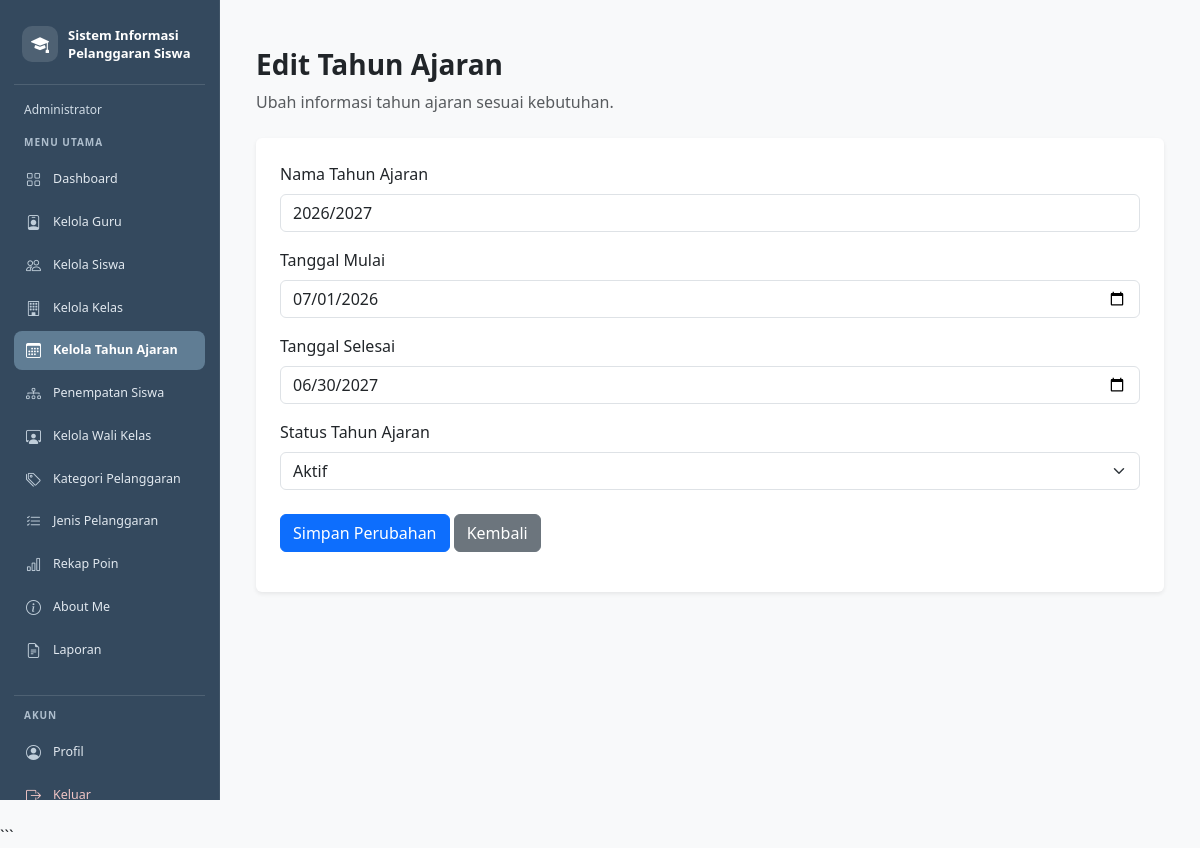
/edit_tahun_ajaran.php?id=1 (signed in), run on the app's committed database.
### tables this page shows
CREATE TABLE `t_tahun_ajaran` (
  `id` int(11) NOT NULL,
  `nama` varchar(20) NOT NULL,
  `tanggal_mulai` date NOT NULL,
  `tanggal_selesai` date NOT NULL,
  `status_aktif` tinyint(1) NOT NULL,
  `created_at` timestamp NULL DEFAULT current_timestamp(),
  `updated_at` timestamp NULL DEFAULT current_timestamp()
);

### edit_tahun_ajaran.php (the view, shortened to what this page needs)
<?php
include "config/koneksi.php";
$id = isset($_GET['id']) ? (int) $_GET['id'] : 0;
$stmt = mysqli_prepare(
    $koneksi,
    "SELECT id, nama, tanggal_mulai, tanggal_selesai, status_aktif
     FROM t_tahun_ajaran
     WHERE id = ?"
);
mysqli_stmt_bind_param($stmt, "i", $id);
mysqli_stmt_execute($stmt);
$hasil = mysqli_stmt_get_result($stmt);
$data = mysqli_fetch_assoc($hasil);
$nama = $data['nama'];
$tanggal_mulai = $data['tanggal_mulai'];
$tanggal_selesai = $data['tanggal_selesai'];
$status_aktif = (string) $data['status_aktif'];
?>
<!DOCTYPE html>
<html lang="id">
<head>
    <link href="https://cdn.jsdelivr.net/npm/bootstrap@5.3.8/dist/css/bootstrap.min.css" rel="stylesheet">
</head>
<body class="bg-light">
<?php include "includes/sidebar.php"; ?>
<main class="konten-utama">
    <div class="container-fluid">
        <div class="mb-4">
            <h3 class="fw-bold">Edit Tahun Ajaran</h3>
            <p class="text-muted">Ubah informasi tahun ajaran sesuai kebutuhan.</p>
        </div>
        <div class="card border-0 shadow-sm">
            <div class="card-body p-4">
                <form method="POST">
                    <div class="mb-3">
                        <label for="nama" class="form-label">Nama Tahun Ajaran</label>
                        <input
                            type="text"
                            name="nama"
                            id="nama"
                            class="form-control"
                            placeholder="Contoh: 2026/2027"
                            value="<?= htmlspecialchars($nama, ENT_QUOTES, 'UTF-8'); ?>"
                            required
                        >
                    </div>
                    <div class="mb-3">
                        <label for="tanggal_mulai" class="form-label">Tanggal Mulai</label>
                        <input
                            type="date"
                            name="tanggal_mulai"
                            id="tanggal_mulai"
                            class="form-control"
                            value="<?= htmlspecialchars($tanggal_mulai, ENT_QUOTES, 'UTF-8'); ?>"
                            required
                        >
                    </div>
                    <div class="mb-3">
                        <label for="tanggal_selesai" class="form-label">Tanggal Selesai</label>
                        <input
                            type="date"
                            name="tanggal_selesai"
                            id="tanggal_selesai"
                            class="form-control"
                            value="<?= htmlspecialchars($tanggal_selesai, ENT_QUOTES, 'UTF-8'); ?>"
                            required
                        >
                    </div>
                    <div class="mb-4">
                        <label for="status_aktif" class="form-label">Status Tahun Ajaran</label>
                        <select name="status_aktif" id="status_aktif" class="form-select" required>
                            <option value="1" <?= $status_aktif === '1' ? 'selected' : ''; ?>>
                                Aktif
                            </option>
                        </select>
                    </div>
                    <button type="submit" class="btn btn-primary">
                        Simpan Perubahan
                    </button>
                    <a href="tahun_ajaran.php" class="btn btn-secondary">
                        Kembali
                    </a>
                </form>
            </div>
        </div>
    </div>
</main>
</body>
</html>

### edit_tahun_ajaran.php (style rules this page uses)
.konten-utama { margin-left: 220px; width: calc(100% - 220px); min-height: 100vh; padding: 24px; box-sizing: border-box; }

### data on the page
t_tahun_ajaran: nama "2026/2027", tanggal_mulai "07/01/2026", tanggal_selesai "06/30/2027", status_aktif "Aktif"

### other printed values
$labelRole "Administrator"
$menu[0] "Dashboard"
$menu[0] "Kelola Guru"
$menu[0] "Kelola Siswa"
$menu[0] "Kelola Kelas"
$menu[0] "Kelola Tahun Ajaran"
$menu[0] "Penempatan Siswa"
$menu[0] "Kelola Wali Kelas"
$menu[0] "Kategori Pelanggaran"
$menu[0] "Jenis Pelanggaran"
$menu[0] "Rekap Poin"
$menu[0] "About Me"
$menu[0] "Laporan"
